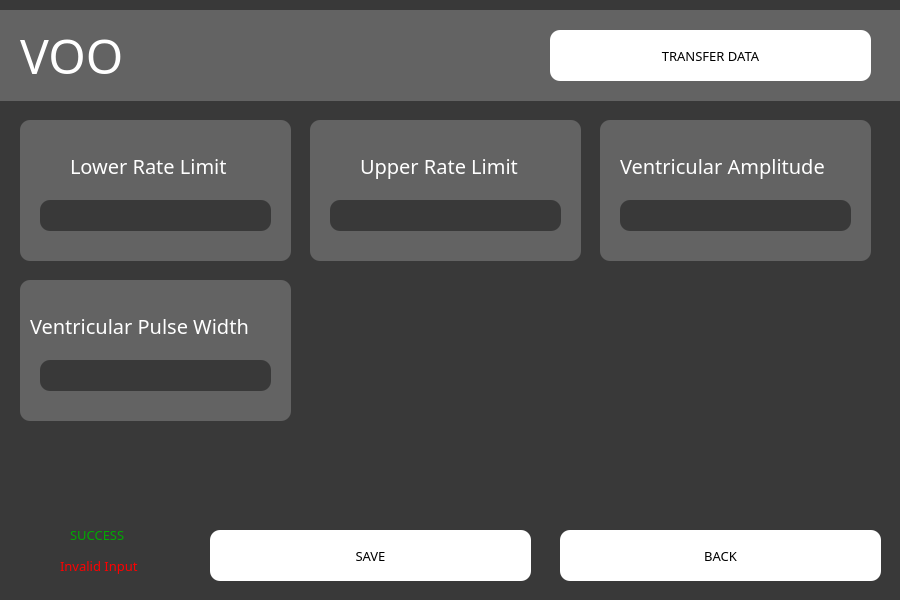
<?xml version="1.0" encoding="UTF-8"?>
<ui version="4.0">
 <class>Dialog</class>
 <widget class="QDialog" name="Dialog">
  <property name="geometry">
   <rect>
    <x>0</x>
    <y>0</y>
    <width>900</width>
    <height>600</height>
   </rect>
  </property>
  <property name="minimumSize">
   <size>
    <width>900</width>
    <height>600</height>
   </size>
  </property>
  <property name="maximumSize">
   <size>
    <width>900</width>
    <height>600</height>
   </size>
  </property>
  <property name="windowTitle">
   <string>Dialog</string>
  </property>
  <property name="styleSheet">
   <string notr="true">background-color: rgb(57, 57, 57);</string>
  </property>
  <widget class="QGraphicsView" name="graphicsView_2">
   <property name="geometry">
    <rect>
     <x>0</x>
     <y>10</y>
     <width>1201</width>
     <height>91</height>
    </rect>
   </property>
   <property name="styleSheet">
    <string notr="true">background-color: rgb(99, 99, 99);
border: none;
</string>
   </property>
  </widget>
  <widget class="QLabel" name="label">
   <property name="geometry">
    <rect>
     <x>20</x>
     <y>0</y>
     <width>501</width>
     <height>111</height>
    </rect>
   </property>
   <property name="font">
    <font>
     <family>Franklin Gothic Book</family>
     <pointsize>36</pointsize>
    </font>
   </property>
   <property name="layoutDirection">
    <enum>Qt::LeftToRight</enum>
   </property>
   <property name="styleSheet">
    <string notr="true">color: rgb(255, 255, 255);
background-color: none;</string>
   </property>
   <property name="text">
    <string>VOO</string>
   </property>
  </widget>
  <widget class="QLineEdit" name="LRL">
   <property name="geometry">
    <rect>
     <x>40</x>
     <y>200</y>
     <width>231</width>
     <height>31</height>
    </rect>
   </property>
   <property name="styleSheet">
    <string notr="true">font-size: 12pt;
color: rgb(255, 255, 255);
border-radius: 10;
background-color: rgb(57, 57, 57)</string>
   </property>
   <property name="text">
    <string/>
   </property>
  </widget>
  <widget class="QGraphicsView" name="graphicsView_4">
   <property name="geometry">
    <rect>
     <x>20</x>
     <y>120</y>
     <width>271</width>
     <height>141</height>
    </rect>
   </property>
   <property name="styleSheet">
    <string notr="true">background-color: rgb(99, 99, 99);
border-radius: 10;</string>
   </property>
  </widget>
  <widget class="QLabel" name="label_2">
   <property name="geometry">
    <rect>
     <x>70</x>
     <y>150</y>
     <width>181</width>
     <height>31</height>
    </rect>
   </property>
   <property name="font">
    <font>
     <family>Franklin Gothic Book</family>
     <pointsize>15</pointsize>
    </font>
   </property>
   <property name="styleSheet">
    <string notr="true">color: rgb(255, 255, 255);
font-size: 15pt;
background-color: none;
</string>
   </property>
   <property name="text">
    <string>Lower Rate Limit</string>
   </property>
  </widget>
  <widget class="QLineEdit" name="UPLIMIT">
   <property name="geometry">
    <rect>
     <x>330</x>
     <y>200</y>
     <width>231</width>
     <height>31</height>
    </rect>
   </property>
   <property name="styleSheet">
    <string notr="true">font-size: 12pt;
color: rgb(255, 255, 255);
border-radius: 10;
background-color: rgb(57, 57, 57)</string>
   </property>
   <property name="text">
    <string/>
   </property>
  </widget>
  <widget class="QGraphicsView" name="graphicsView_5">
   <property name="geometry">
    <rect>
     <x>310</x>
     <y>120</y>
     <width>271</width>
     <height>141</height>
    </rect>
   </property>
   <property name="styleSheet">
    <string notr="true">background-color: rgb(99, 99, 99);
border-radius: 10;</string>
   </property>
  </widget>
  <widget class="QLabel" name="label_3">
   <property name="geometry">
    <rect>
     <x>360</x>
     <y>150</y>
     <width>181</width>
     <height>31</height>
    </rect>
   </property>
   <property name="font">
    <font>
     <family>Franklin Gothic Book</family>
     <pointsize>15</pointsize>
    </font>
   </property>
   <property name="styleSheet">
    <string notr="true">color: rgb(255, 255, 255);
font-size: 15pt;
background-color: none;
</string>
   </property>
   <property name="text">
    <string>Upper Rate Limit</string>
   </property>
  </widget>
  <widget class="QLineEdit" name="VPW">
   <property name="geometry">
    <rect>
     <x>40</x>
     <y>360</y>
     <width>231</width>
     <height>31</height>
    </rect>
   </property>
   <property name="styleSheet">
    <string notr="true">font-size: 12pt;
color: rgb(255, 255, 255);
border-radius: 10;
background-color: rgb(57, 57, 57)</string>
   </property>
   <property name="text">
    <string/>
   </property>
  </widget>
  <widget class="QGraphicsView" name="graphicsView_6">
   <property name="geometry">
    <rect>
     <x>20</x>
     <y>280</y>
     <width>271</width>
     <height>141</height>
    </rect>
   </property>
   <property name="styleSheet">
    <string notr="true">background-color: rgb(99, 99, 99);
border-radius: 10;</string>
   </property>
  </widget>
  <widget class="QLabel" name="label_4">
   <property name="geometry">
    <rect>
     <x>30</x>
     <y>310</y>
     <width>251</width>
     <height>31</height>
    </rect>
   </property>
   <property name="font">
    <font>
     <family>Franklin Gothic Book</family>
     <pointsize>15</pointsize>
    </font>
   </property>
   <property name="styleSheet">
    <string notr="true">color: rgb(255, 255, 255);
font-size: 15pt;
background-color: none;
</string>
   </property>
   <property name="text">
    <string>Ventricular Pulse Width</string>
   </property>
  </widget>
  <widget class="QLineEdit" name="VA">
   <property name="geometry">
    <rect>
     <x>620</x>
     <y>200</y>
     <width>231</width>
     <height>31</height>
    </rect>
   </property>
   <property name="styleSheet">
    <string notr="true">font-size: 12pt;
color: rgb(255, 255, 255);
border-radius: 10;
background-color: rgb(57, 57, 57)</string>
   </property>
   <property name="text">
    <string/>
   </property>
  </widget>
  <widget class="QGraphicsView" name="graphicsView_7">
   <property name="geometry">
    <rect>
     <x>600</x>
     <y>120</y>
     <width>271</width>
     <height>141</height>
    </rect>
   </property>
   <property name="styleSheet">
    <string notr="true">background-color: rgb(99, 99, 99);
border-radius: 10;</string>
   </property>
  </widget>
  <widget class="QLabel" name="label_5">
   <property name="geometry">
    <rect>
     <x>620</x>
     <y>150</y>
     <width>231</width>
     <height>31</height>
    </rect>
   </property>
   <property name="font">
    <font>
     <family>Franklin Gothic Book</family>
     <pointsize>15</pointsize>
    </font>
   </property>
   <property name="styleSheet">
    <string notr="true">color: rgb(255, 255, 255);
font-size: 15pt;
background-color: none;
</string>
   </property>
   <property name="text">
    <string>Ventricular Amplitude</string>
   </property>
  </widget>
  <widget class="QPushButton" name="backbutton">
   <property name="geometry">
    <rect>
     <x>560</x>
     <y>530</y>
     <width>321</width>
     <height>51</height>
    </rect>
   </property>
   <property name="font">
    <font>
     <family>Franklin Gothic Book</family>
     <pointsize>10</pointsize>
    </font>
   </property>
   <property name="styleSheet">
    <string notr="true">background-color: rgb(255, 255, 255);
border-radius: 10;</string>
   </property>
   <property name="text">
    <string>BACK</string>
   </property>
  </widget>
  <widget class="QPushButton" name="submitbutton">
   <property name="geometry">
    <rect>
     <x>210</x>
     <y>530</y>
     <width>321</width>
     <height>51</height>
    </rect>
   </property>
   <property name="font">
    <font>
     <family>Franklin Gothic Book</family>
     <pointsize>10</pointsize>
    </font>
   </property>
   <property name="styleSheet">
    <string notr="true">background-color: rgb(255, 255, 255);
border-radius: 10;</string>
   </property>
   <property name="text">
    <string>SAVE</string>
   </property>
  </widget>
  <widget class="QLabel" name="INVALID">
   <property name="geometry">
    <rect>
     <x>60</x>
     <y>550</y>
     <width>101</width>
     <height>31</height>
    </rect>
   </property>
   <property name="font">
    <font>
     <family>Franklin Gothic Book</family>
     <pointsize>10</pointsize>
    </font>
   </property>
   <property name="styleSheet">
    <string notr="true">color:rgb(255, 0, 0)</string>
   </property>
   <property name="text">
    <string>Invalid Input</string>
   </property>
  </widget>
  <widget class="QLabel" name="SUCCESS">
   <property name="geometry">
    <rect>
     <x>70</x>
     <y>520</y>
     <width>71</width>
     <height>31</height>
    </rect>
   </property>
   <property name="font">
    <font>
     <family>Franklin Gothic Book</family>
     <pointsize>10</pointsize>
    </font>
   </property>
   <property name="styleSheet">
    <string notr="true">color:rgb(255, 0, 0)</string>
   </property>
   <property name="text">
    <string>&lt;html&gt;&lt;head/&gt;&lt;body&gt;&lt;p&gt;&lt;span style=&quot; color:#00aa00;&quot;&gt;SUCCESS&lt;/span&gt;&lt;/p&gt;&lt;/body&gt;&lt;/html&gt;</string>
   </property>
  </widget>
  <widget class="QPushButton" name="transferdatabutton">
   <property name="geometry">
    <rect>
     <x>550</x>
     <y>30</y>
     <width>321</width>
     <height>51</height>
    </rect>
   </property>
   <property name="font">
    <font>
     <family>Franklin Gothic Book</family>
     <pointsize>10</pointsize>
    </font>
   </property>
   <property name="styleSheet">
    <string notr="true">background-color: rgb(255, 255, 255);
border-radius: 10;</string>
   </property>
   <property name="text">
    <string>TRANSFER DATA</string>
   </property>
  </widget>
  <zorder>graphicsView_5</zorder>
  <zorder>graphicsView_7</zorder>
  <zorder>graphicsView_6</zorder>
  <zorder>graphicsView_4</zorder>
  <zorder>graphicsView_2</zorder>
  <zorder>label</zorder>
  <zorder>LRL</zorder>
  <zorder>label_2</zorder>
  <zorder>UPLIMIT</zorder>
  <zorder>label_3</zorder>
  <zorder>VPW</zorder>
  <zorder>label_4</zorder>
  <zorder>VA</zorder>
  <zorder>label_5</zorder>
  <zorder>backbutton</zorder>
  <zorder>submitbutton</zorder>
  <zorder>INVALID</zorder>
  <zorder>SUCCESS</zorder>
  <zorder>transferdatabutton</zorder>
 </widget>
 <resources/>
 <connections/>
</ui>
